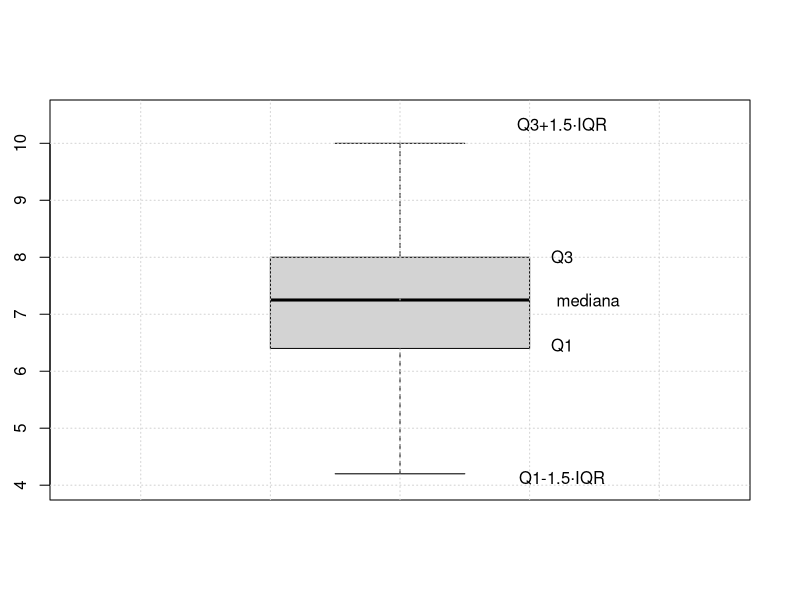

Write R code to recreate this figure.
## ---- chunk 1
bwt <- read.csv("./data/birthweight_reduced.csv")
head(bwt)
## ---- chunk 2
bwt$smoker <- factor(bwt$smoker,labels=c("NO","YES"))
bwt
## ---- chunk 3
print(paste("La media de nacimientos es:",round(mean(bwt$Birthweight),2)))
print(paste("La mediana de nacimientos es:",median(bwt$Birthweight)))
q1<-quantile(bwt$Birthweight,0.25)
q3<-quantile(bwt$Birthweight,0.75)
print(paste("El primer cuartil Q1 de nacimientos es:",q1))
print(paste("El tercer cuartil Q3 de nacimientos es:",q3))
## ---- chunk 4
X<-bwt$Birthweight
par(pin = c(7, 4)) 
boxplot(X,ylim = c(4, 10.5))
grid()
iqr<-q3-q1
names(iqr)<-"iqr"
q1
q3
iqr
limite_superior <- q3+1.5*iqr
limite_superior

text(1.25,q3,"Q3")
text(1.29,median(X),"mediana")
text(1.25,q1,"Q1")
text(1.25,limite_superior,"Q3+1.5·IQR")
text(1.25,q1-1.5*iqr,"Q1-1.5·IQR")
## ---- chunk 5

## ---- chunk 6

## ---- chunk 7


## ---- chunk 8

## ---- chunk 9

## ---- chunk 10
df_sunny <- read.csv("./data/cities_sunny.csv")
head(df_sunny)
## ---- chunk 11

## ---- chunk 12

## ---- chunk 13

## ---- chunk 14

## ---- chunk 15


## ---- chunk 16

## ---- chunk 17

## ---- chunk 18

